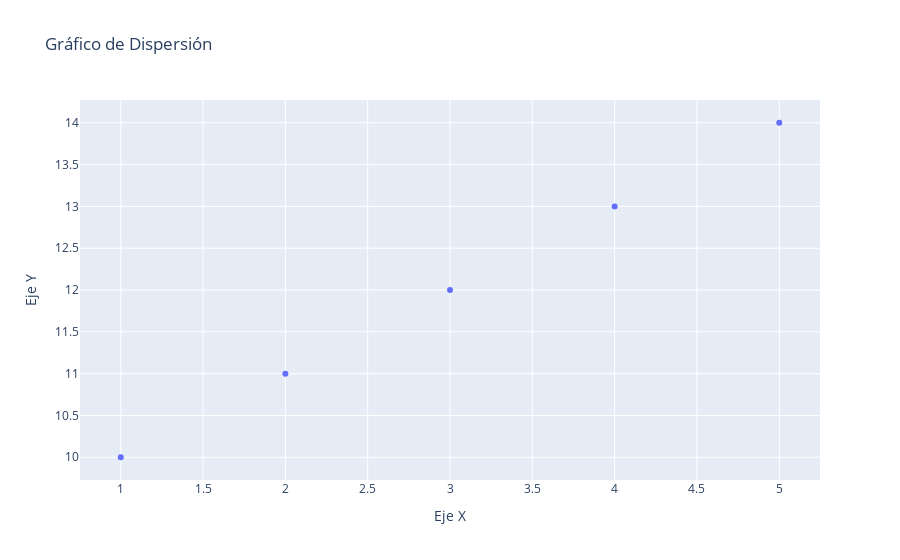

Notebook cell for this chart:
### Code cell
# Crear un DataFrame de ejemplo
df = pd.DataFrame({
    "x": [1, 2, 3, 4, 5],
    "y": [10, 11, 12, 13, 14]
})

# Crear un gráfico de dispersión con títulos y etiquetas
fig = px.scatter(df, x="x", y="y", title="Gráfico de Dispersión", labels={"x": "Eje X", "y": "Eje Y"})
fig.show()

### Figure 1 — Plotly figure (JSON) as saved in the notebook; plotly's stock layout.template omitted (floating-point values rounded to 4 significant figures)
{"data": [{"hovertemplate": "Eje X=%{x}<br>Eje Y=%{y}<extra></extra>", "legendgroup": "", "marker": {"color": "#636efa", "symbol": "circle"}, "mode": "markers", "name": "", "orientation": "v", "showlegend": false, "type": "scatter", "x": [1, 2, 3, 4, 5], "xaxis": "x", "y": [10, 11, 12, 13, 14], "yaxis": "y"}], "layout": {"legend": {"tracegroupgap": 0}, "title": {"text": "Gráfico de Dispersión"}, "xaxis": {"anchor": "y", "domain": [0, 1], "title": {"text": "Eje X"}}, "yaxis": {"anchor": "x", "domain": [0, 1], "title": {"text": "Eje Y"}}}}
